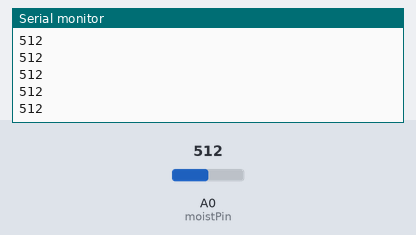
The sketch below on a simulated Arduino Uno, built with avr-gcc and run on an emulated ATmega328P. On the bench: the last lines printed to the serial monitor. The test bench sets the inputs (shaded band); at power-on: A0 (moistPin) = 512.

Above: at 1.2 s.
1.3 s: A0 (moistPin) set to 716
At 1.8 s:
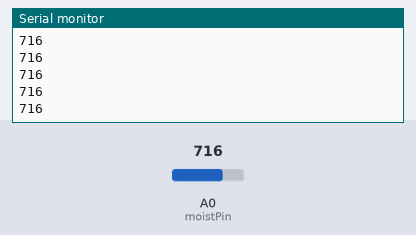
2.8 s: A0 (moistPin) set to 900
At 3.7 s:
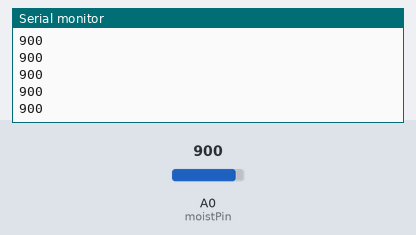
Timing chart, 0 to 5.8 s (numbered marks = the images above; inputs shaded):
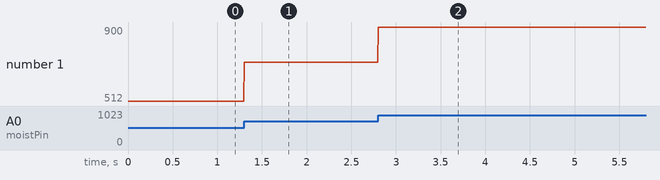

The sketch:

Minimal_Moisture_Read.ino
```cpp
int moistPin = A0;
int moistPower = 2;
int moistValue;

void setup() {
  Serial.begin(9600); //begin serial feed

  pinMode(moistPin, INPUT);
  pinMode(moistPower, OUTPUT);

}

void loop() {
  digitalWrite(moistPower, HIGH);
  moistValue = analogRead(moistPin);
  delayMicroseconds(200);
  digitalWrite(moistPower, LOW);
  Serial.println(moistValue);
  delay(5);

}
```

Measured:
- after the input at 1.3 s, the serial monitor: prints a new line at once (image 1)
- after the input at 2.8 s, the serial monitor: prints a new line at once (image 2)
- plotted number 1: 512 → 716 after the input at 1.3 s, 716 → 900 after the input at 2.8 s
